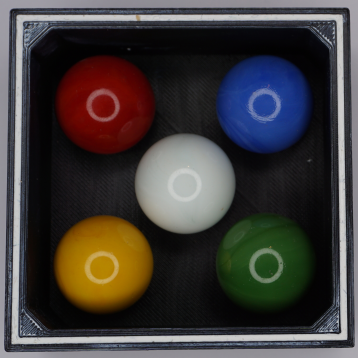
#> input picture xlh-cv-tutorial/2 Grundlagen der Bildverarbeitung/3 Bildoperationen/02 Translation/img/box_with_bullets.png, 358 x 358 px
$ python translate.py
#> lines starting #> are read from the running program, lines starting #| are printed output that depends on the picture
# translate.py
import cv2
import imutils
import numpy as np


# lade Bild von der Datei in ein NumPy Array
image = cv2.imread('img/box_with_bullets.png')
#> image is the input picture: shape (358, 358, 3); mean B, G, R 58.4, 60.2, 64.6

# verschiebe das Bild um 150 Pixel nach rechts und 50 nach unten
shifted = imutils.translate(image, 150, 50)
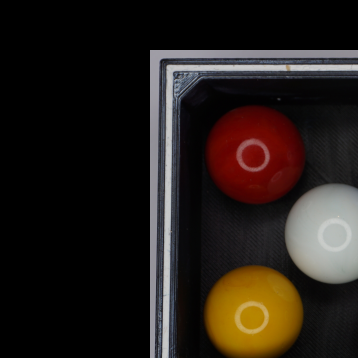
#> shifted: shape (358, 358, 3); mean B, G, R 24.8, 29.7, 37.2

# Zusammenfassung der Ausganslage und der Bearbeitung
result = np.hstack([image, shifted])
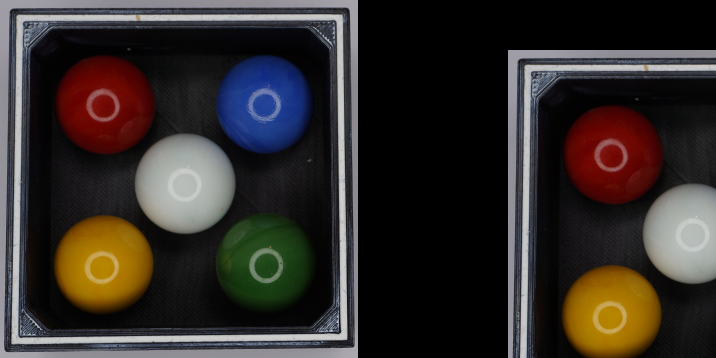
#> result: shape (358, 716, 3); mean B, G, R 41.6, 45, 50.9

# schreibe das Bild in eine Datei
cv2.imwrite('img/translate.png', result[0:-2, 0:-2])
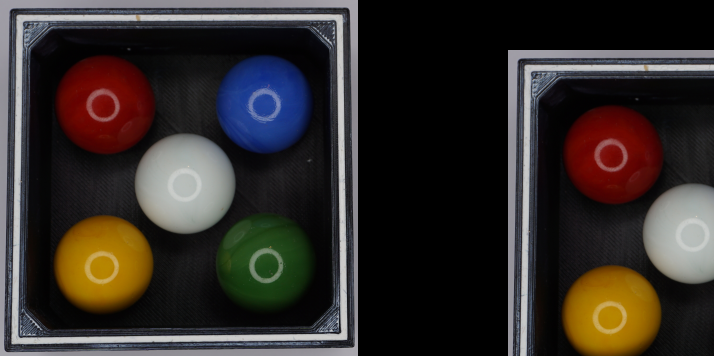
#> saved as translate.png: shape (356, 714, 3); mean B, G, R 41.3, 44.7, 50.6

# Anzeige auf dem Bildschirm
cv2.imshow('Ausgabe', result)
cv2.moveWindow('Ausgabe', 100, 100)
cv2.waitKey(0)
